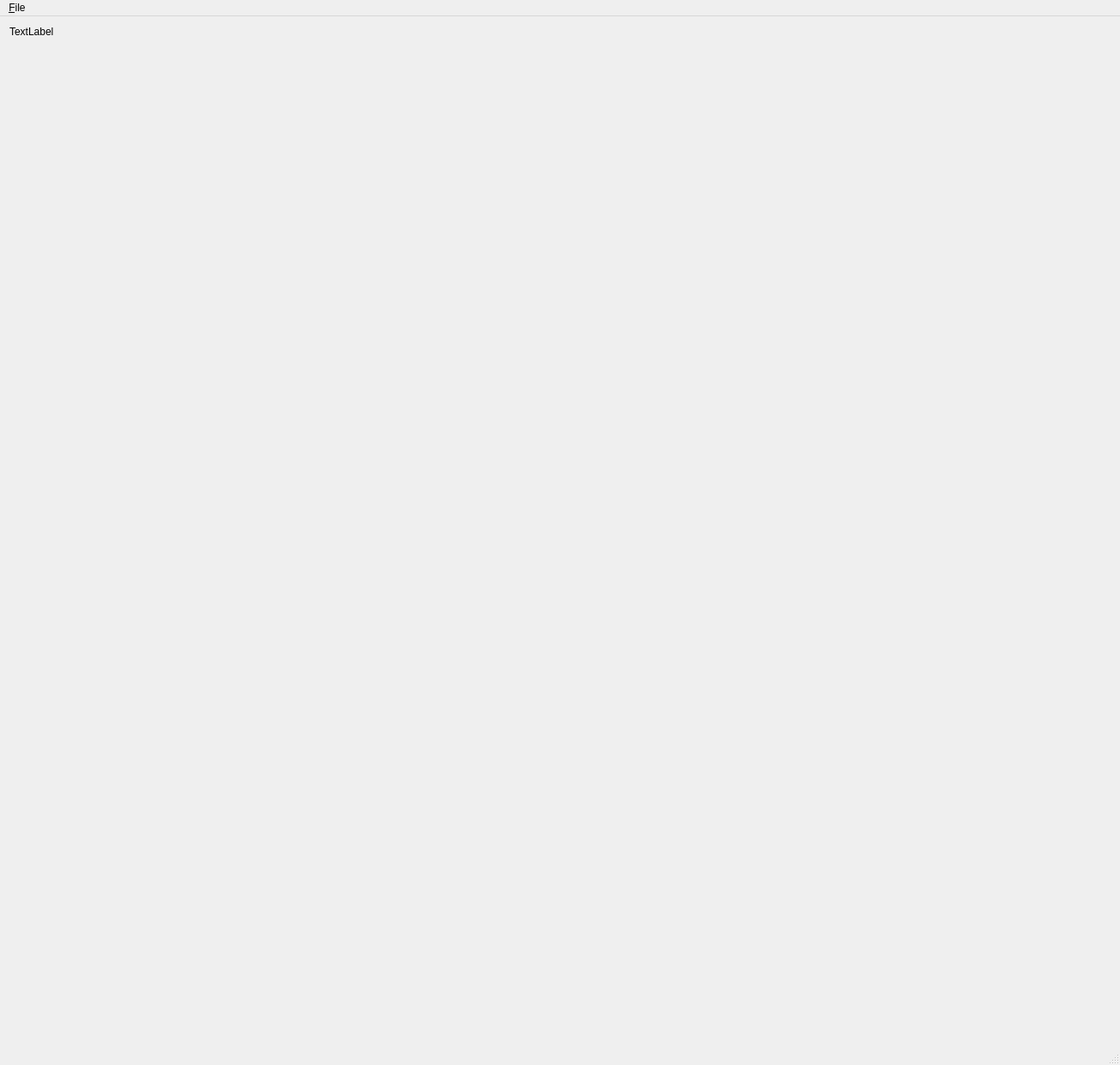
<?xml version="1.0" encoding="UTF-8"?>
<ui version="4.0">
 <class>MainWindow</class>
 <widget class="QMainWindow" name="MainWindow">
  <property name="geometry">
   <rect>
    <x>0</x>
    <y>0</y>
    <width>1305</width>
    <height>1241</height>
   </rect>
  </property>
  <property name="windowTitle">
   <string>WTF am I doing with my life?</string>
  </property>
  <property name="windowIcon">
   <iconset resource="resources.qrc">
    <normaloff>:/resources/profile.png</normaloff>:/resources/profile.png</iconset>
  </property>
  <widget class="QWidget" name="centralWidget">
   <layout class="QGridLayout" name="gridLayout">
    <item row="0" column="0" alignment="Qt::AlignLeft|Qt::AlignTop">
     <widget class="QLabel" name="watermark">
      <property name="text">
       <string>TextLabel</string>
      </property>
     </widget>
    </item>
   </layout>
  </widget>
  <widget class="QMenuBar" name="menuBar">
   <property name="geometry">
    <rect>
     <x>0</x>
     <y>0</y>
     <width>1305</width>
     <height>20</height>
    </rect>
   </property>
   <widget class="QMenu" name="menuFile">
    <property name="title">
     <string>&amp;File</string>
    </property>
    <addaction name="actionExit"/>
   </widget>
   <addaction name="menuFile"/>
  </widget>
  <widget class="QStatusBar" name="statusBar"/>
  <action name="actionExit">
   <property name="text">
    <string>E&amp;xit</string>
   </property>
  </action>
 </widget>
 <layoutdefault spacing="6" margin="11"/>
 <resources>
  <include location="resources.qrc"/>
 </resources>
 <connections/>
</ui>
